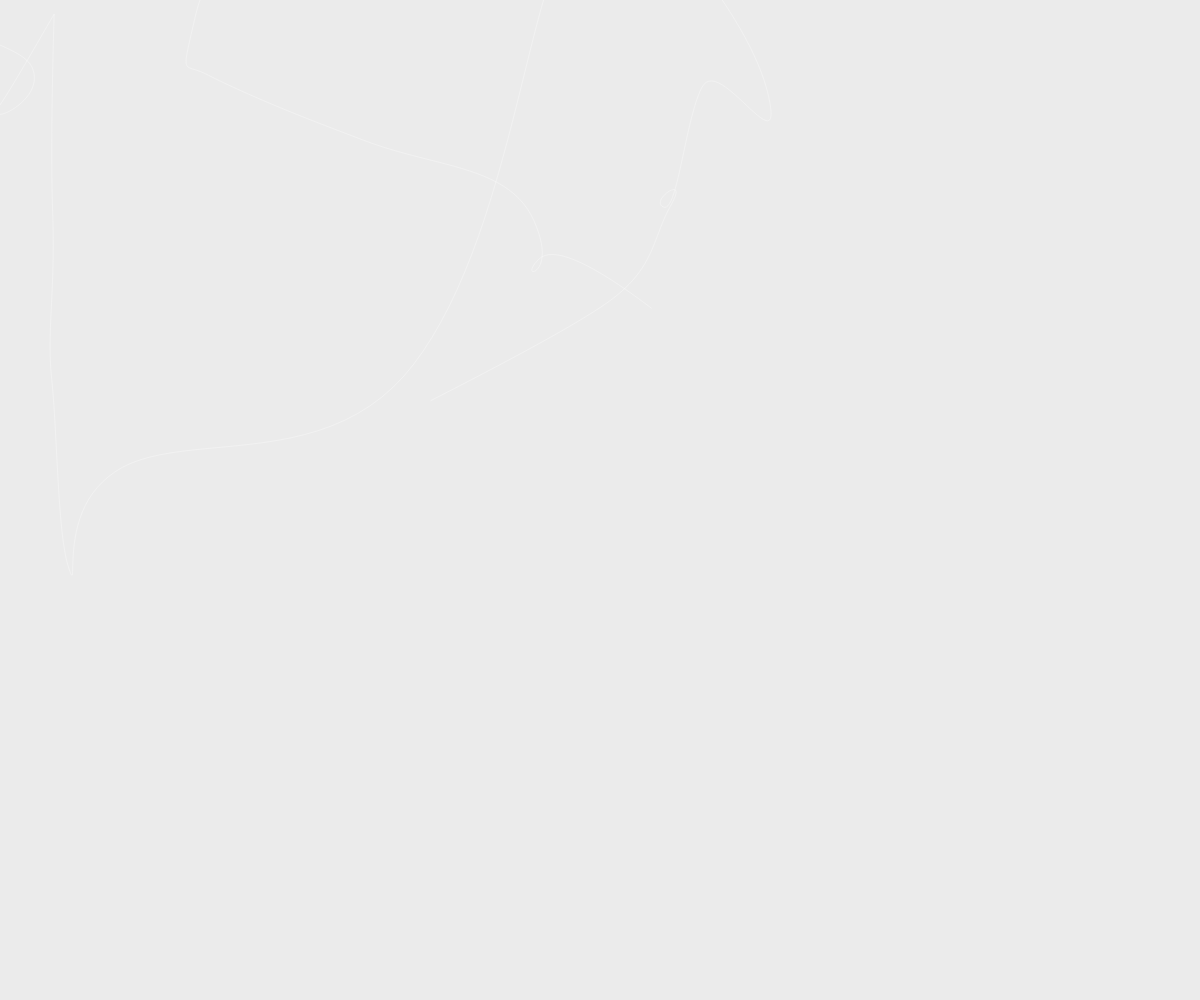
Frame 1 (no input)
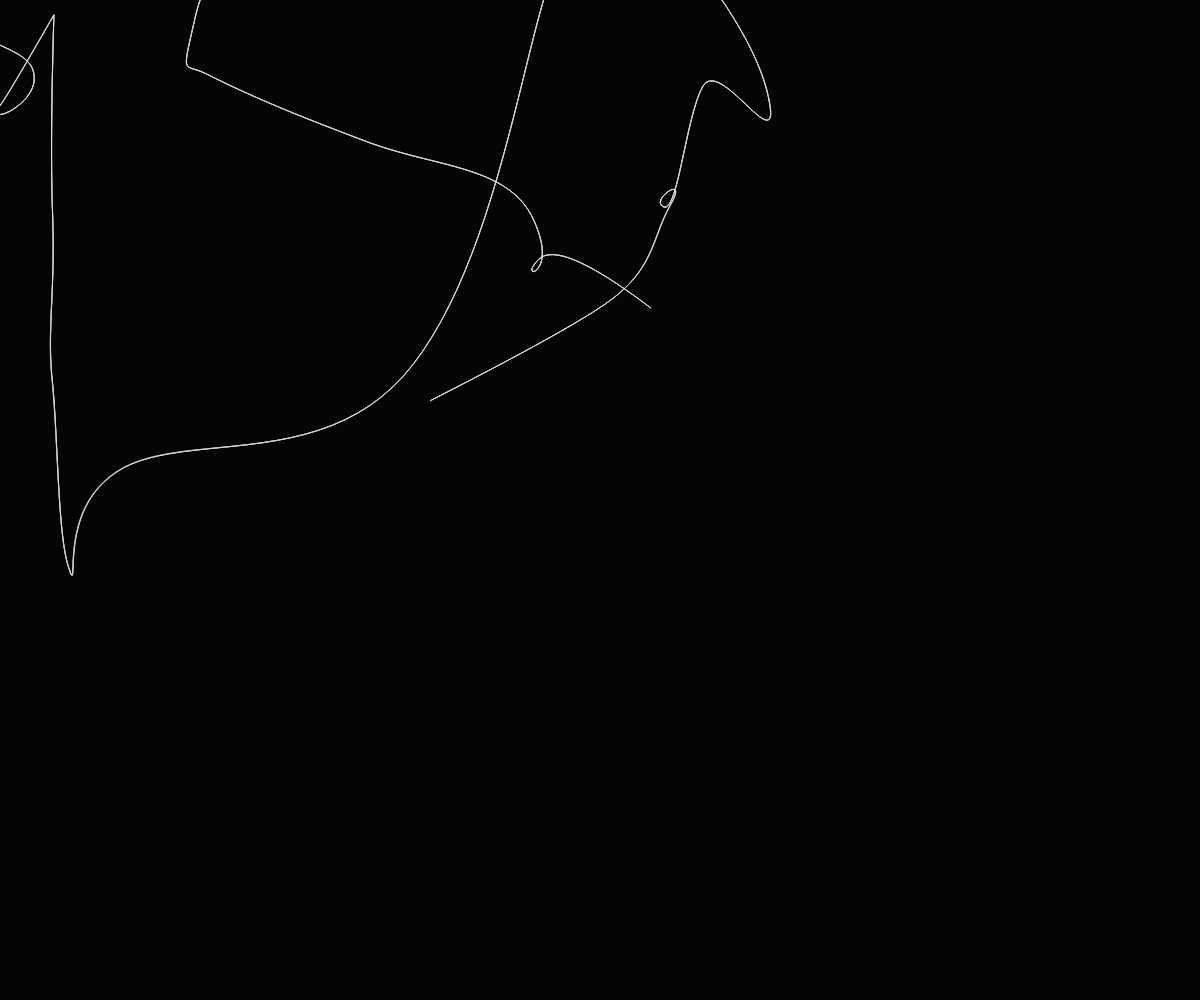
Frame 60 (no input)
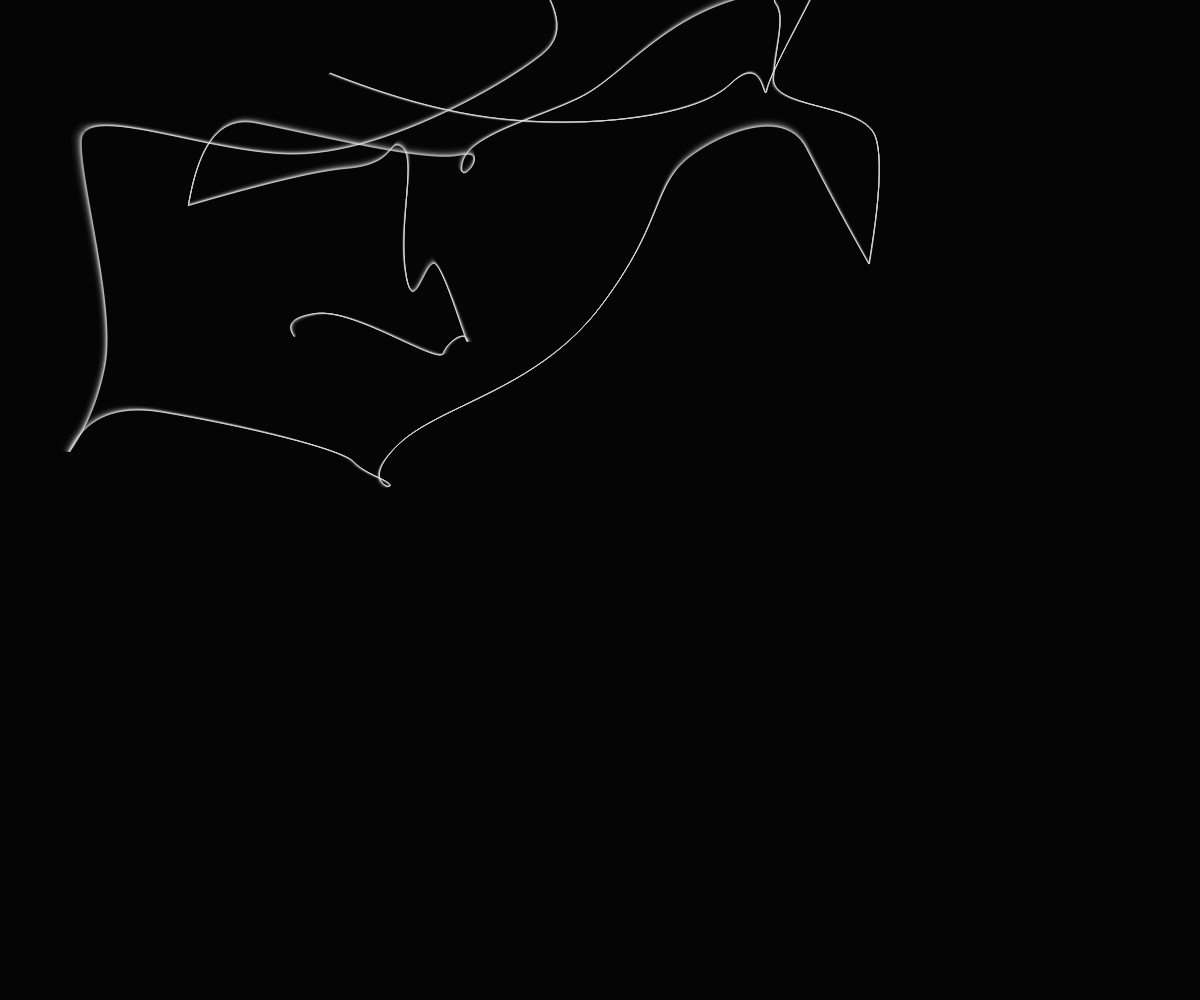
Frame 120 (the mouse pressed at the canvas centre since frame 60)

The p5.js sketch that drew these frames (run headless with seeded random() and noise() and a simulated clock; from frame 60 on, the mouse is pressed at the canvas centre):

// p5.js sketch
// ── sketch.js
let shapes = [];
let shapesNum = 10;
let pg;
const delta = 5000;

const palette = ["#E7E2AC", "#F5C220", "#05D5BA", "#EE039C", "#7D378B"];

let noiseX;
let noiseY;
let MAX = 50;
let noiseParam = 0;
let noiseStep = 0.01;

function setup() {
  createCanvas(windowWidth, windowHeight);
  angleMode(DEGREES);
  frameRate(60);

  noiseX = random(1000);
  noiseY = random(1000);

  createCrossSection(0);

  print("with z: " + noise(noiseX, 1 * 0.005, 1 * 0.0111, 55));
  print("without z: " + noise(noiseX, 1 * 0.005, 1 * 0.0111, 0));
  // noLoop();
}

function draw() {
  // pg = createGraphics(width, height);
  // pg.angleMode(DEGREES);
  background(0, 20);

  // pg.noFill();
  let noiseZ = map(mouseY, 0, height, 0, 1000 * 0.05) + noiseParam;
  createCrossSection(noiseZ);

  noiseParam += noiseStep;

  // pg.erase(0, 80);
  // // let MAX = 500;

  // for (let k = 0; k < 100; k++) {
  //   pg.beginShape();
  //   for (let p = 0; p < MAX; p++) {
  //     let x = map(noise(noiseX, k * 0.005, p * 0.0111, noiseZ), 0, 1, -width * 0.75, width * 1.75);
  //     let y = map(noise(noiseY, k * 0.005, p * 0.0113, noiseZ), 0, 1, -height * 0.75, height * 1.75);

  //     pg.vertex(x, y);
  //   }
  //   pg.endShape();
  // }

  // pg.noErase();

  // image(pg, 0, 0);

}

function createCrossSection(noiseZ){
  // pg.erase(0, 80);
  // let MAX = 500;
  noFill();
  stroke('white');
  erase(0, 80);
  beginShape();
  for (let k = 0; k < 1000; k++) {
    // let k = noiseZ
    
    // for (let p = 0; p < MAX; p++) {
      let p = noiseZ;

      let x = map(noise(noiseX, k * 0.005, p * 0.011), 0, 1, -width * 0.75, width * 1.75);
      let y = map(noise(noiseY, k * 0.005, p * 0.0113), 0, 1, -height * 0.75, height * 1.75);
      
      vertex(x, y);
    // }
    
  }
  endShape();
  
  noErase();
}




function _setup() {
  createCanvas(windowWidth, windowHeight);
  angleMode(DEGREES);

  pg = createGraphics(width, height);
  pg.angleMode(DEGREES);
  pg.background(0);

  pg.noFill();

  pg.erase(0, 80);

  noiseX = pg.random(1000);
  noiseY = pg.random(1000);

  for (let k = 0; k < 100; k++) {
    pg.beginShape();
    for (let p = 0; p < MAX; p++) {
      let x = map(noise(noiseX, k * 0.005, p * 0.0111, 0), 0, 1, -pg.width * 0.75, pg.width * 1.75);
      let y = map(noise(noiseY, k * 0.005, p * 0.0113, 0), 0, 1, -pg.height * 0.75, pg.height * 1.75);

      pg.vertex(x, y);
    }
    pg.endShape();
  }

  pg.noErase();

  // noLoop();
}


function _draw() {
	
  // background(random(palette));

  // push();
  // drawingContext.filter = 'blur(30px)';

  // background(random(palette));
  // noFill();
  // for (let p = 0; p < 100; p++) {
  //   let num = floor(random(5, 10));
  //   strokeWeight(random(10, 50));
  //   stroke(random(palette));
  //   beginShape();
  //   for (let q = 0; q < num; q++) {
  //     curveVertex(random(width), random(height));
  //   }
  //   endShape();
  // }
  // pop();
	
  image(pg, 0, 0);
}
